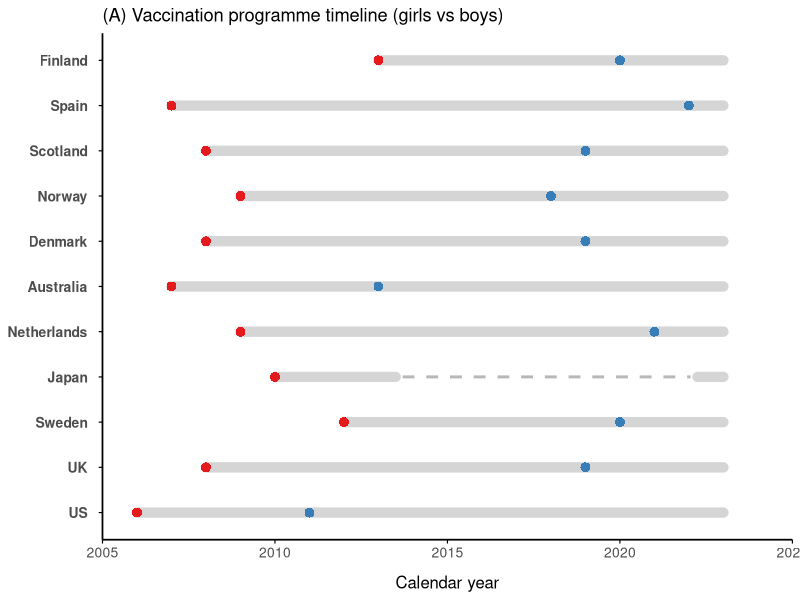
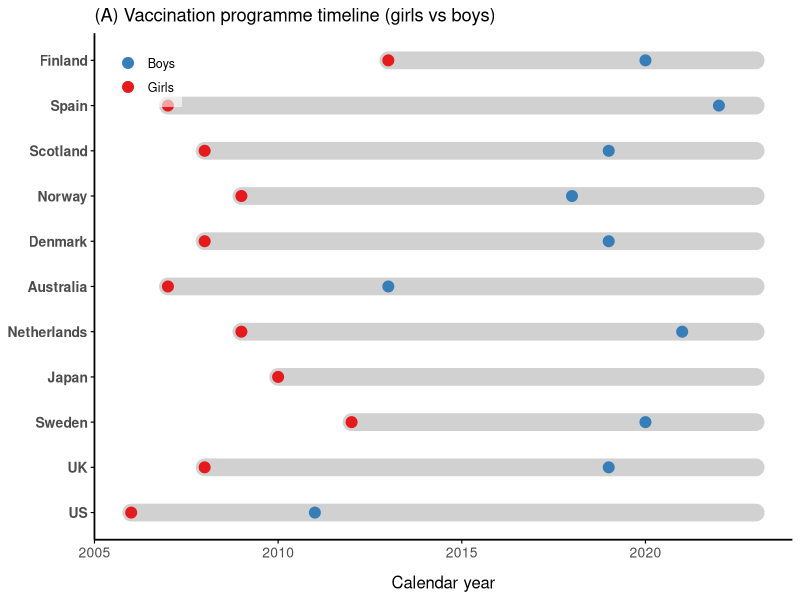

Reproduce these figures in R, in order.

library(dplyr)
library(ggplot2)
library(scales)
intro <- tibble::tribble(
  ~country,     ~id, ~girls, ~boys, ~pause_start, ~pause_end,
  "US",          1,   2006,   2011,  NA, NA,
  "UK",          2,   2008,   2019,  NA, NA,
  "Australia",   3,   2007,   2013,  NA, NA,
  "Sweden",      4,   2012,   2020,  NA, NA,
  "Scotland",    5,   2008,   2019,  NA, NA,
  "Denmark",     6,   2008,   2019,  NA, NA,
  "Norway",      7,   2009,   2018,  NA, NA,
  "Netherlands", 8,   2009,   2021,  NA, NA,
  "Japan",       9,   2010,     NA,  2013.5, 2022.25,
  "Spain",      10,   2007,   2022,  NA, NA,
  "Finland",    11,   2013,   2020,  NA, NA
)
desired_order <- c("Finland","Spain","Scotland","Norway","Denmark",
                   "Australia","Netherlands","Japan","Sweden","UK","US")

intro_ord <- intro %>%
  mutate(country = factor(country, levels = rev(desired_order)))
end_year <- 2023
seg_normal <- intro_ord %>%
  filter(country != "Japan")
seg_japan_1 <- intro_ord %>%
  filter(country == "Japan") %>%
  mutate(x_start = girls, x_end = pause_start)
seg_japan_2 <- intro_ord %>%
  filter(country == "Japan") %>%
  mutate(x_start = pause_end, x_end = end_year)
girls_df <- intro_ord %>%
  transmute(country, year = girls)

boys_df <- intro_ord %>%
  filter(is.finite(boys)) %>%
  transmute(country, year = boys)
col_girls <- "#E41A1C"
col_boys  <- "#377EB8"
x_min <- floor(min(intro_ord$girls, na.rm = TRUE)) - 1
x_max <- 2025
p_dumbbell_band_opt <- ggplot() +
    geom_segment(
    data = seg_normal,
    aes(x = girls, xend = end_year, y = country, yend = country),
    colour = "grey70",
    alpha = 0.55,
    linewidth = 3.5,
    lineend = "round"
  ) +
    geom_segment(
    data = seg_japan_1,
    aes(x = x_start, xend = x_end, y = country, yend = country),
    colour = "grey70",
    alpha = 0.55,
    linewidth = 3.5,
    lineend = "round"
  ) +
    geom_segment(
    data = seg_japan_2,
    aes(x = x_start, xend = x_end, y = country, yend = country),
    colour = "grey70",
    alpha = 0.55,
    linewidth = 3.5,
    lineend = "round"
  ) +
    geom_segment(
    data = intro_ord %>% filter(country == "Japan"),
    aes(
      x = pause_start + 0.2,
      xend = pause_end - 0.2,
      y = country,
      yend = country
    ),
    colour = "grey60",
    linewidth = 1.0,
    linetype = "dashed",
    alpha = 0.7
  )+
  geom_point(
    data = girls_df,
    aes(x = year, y = country),
    shape = 16,
    colour = col_girls,
    size = 3.0
  ) +
    geom_point(
    data = boys_df,
    aes(x = year, y = country),
    shape = 16,
    colour = col_boys,
    size = 3.0
  ) +
    scale_x_continuous(
    breaks = seq(2005, 2025, by = 5),
    limits = c(x_min, x_max),
    expand = c(0, 0)
  ) +
    scale_y_discrete(
    limits = rev(desired_order),
    drop = FALSE
  ) +
    labs(
    title = "(A) Vaccination programme timeline (girls vs boys)",
    x = "Calendar year",
    y = NULL
  ) +
    theme_classic(base_size = 11) +
  theme(
    panel.grid = element_blank(),
    axis.line  = element_line(colour = "black", linewidth = 0.6),
    axis.ticks = element_line(colour = "black", linewidth = 0.4),
    
    axis.text.y = element_text(size = 10, face = "bold", margin = margin(r = 8)),
    axis.text.x = element_text(size = 10),
    
    axis.title.x = element_text(size = 12, margin = margin(t = 10)),
    
    legend.position = "none"
  )
p_dumbbell_band_opt































library(dplyr)
library(ggplot2)
library(scales)
intro <- tibble::tribble(
  ~country,     ~id, ~girls, ~boys,
  "US",          1,   2006,   2011,
  "UK",          2,   2008,   2019,
  "Australia",   3,   2007,   2013,
  "Sweden",      4,   2012,   2020,
  "Scotland",    5,   2008,   2019,
  "Denmark",     6,   2008,   2019,
  "Norway",      7,   2009,   2018,
  "Netherlands", 8,   2009,   2021,
  "Japan",       9,   2010,     NA,
  "Spain",      10,   2007,   2022,
  "Finland",    11,   2013,   2020
)

desired_order <- c("Finland","Spain","Scotland","Norway","Denmark",
                   "Australia","Netherlands","Japan","Sweden","UK","US")

intro_ord <- intro %>%
  mutate(country = factor(country, levels = rev(desired_order)))
end_year <- 2023
girls_df <- intro_ord %>%
  transmute(country, year = girls, sex = "Girls")

boys_df <- intro_ord %>%
  filter(is.finite(boys)) %>%
  transmute(country, year = boys, sex = "Boys")
col_girls <- "#E41A1C"
col_boys  <- "#377EB8"
x_min <- floor(min(intro_ord$girls, na.rm = TRUE)) - 1
x_max <- end_year + 1
p_dumbbell_band_opt <- ggplot() +
    geom_segment(
    data = intro_ord,
    aes(x = girls, xend = end_year, y = country, yend = country),
    colour = "grey70",
    alpha = 0.6,
    linewidth = 6,
    lineend = "round"
  ) +
    geom_point(
    data = girls_df,
    aes(x = year, y = country, colour = sex),
    size = 3.4
  ) +
    geom_point(
    data = boys_df,
    aes(x = year, y = country, colour = sex),
    size = 3.4
  ) +
    scale_colour_manual(
    values = c(Girls = col_girls, Boys = col_boys),
    name = NULL
  ) +
    scale_x_continuous(
    breaks = pretty_breaks(6),
    limits = c(x_min, x_max),
    expand = c(0, 0)
  ) +
    scale_y_discrete(limits = rev(desired_order), drop = FALSE) +
    labs(
    title = "(A) Vaccination programme timeline (girls vs boys)",
    x = "Calendar year",
    y = NULL
  ) +
    theme_classic(base_size = 11) +
  theme(
    panel.grid = element_blank(),
    axis.line  = element_line(colour = "black", linewidth = 0.6),
    axis.ticks = element_line(colour = "black", linewidth = 0.4),
    
    axis.text.y = element_text(size = 10, face = "bold"),
    axis.text.x = element_text(size = 10),
    
    axis.title.x = element_text(size = 12, margin = margin(t = 10)),
    
    legend.position = c(0.02, 0.98),
    legend.justification = c("left","top"),
    legend.background = element_rect(fill = alpha("white", 0.6), colour = NA),
    legend.text = element_text(size = 9)
  )
p_dumbbell_band_opt
